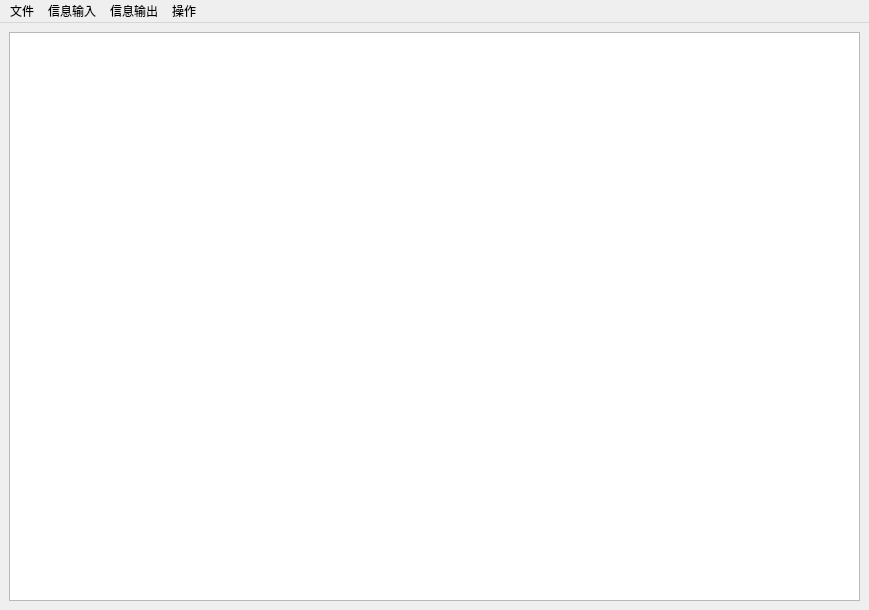
<?xml version="1.0" encoding="UTF-8"?>
<ui version="4.0">
 <class>MainWindow</class>
 <widget class="QMainWindow" name="MainWindow">
  <property name="geometry">
   <rect>
    <x>0</x>
    <y>0</y>
    <width>869</width>
    <height>610</height>
   </rect>
  </property>
  <property name="windowTitle">
   <string>MainWindow</string>
  </property>
  <widget class="QWidget" name="centralwidget">
   <layout class="QVBoxLayout" name="verticalLayout">
    <item>
     <widget class="QTableView" name="managetableView"/>
    </item>
   </layout>
  </widget>
  <widget class="QMenuBar" name="menubar">
   <property name="geometry">
    <rect>
     <x>0</x>
     <y>0</y>
     <width>869</width>
     <height>21</height>
    </rect>
   </property>
   <widget class="QMenu" name="menu">
    <property name="title">
     <string>文件</string>
    </property>
    <addaction name="actionopen"/>
    <addaction name="actionsave"/>
   </widget>
   <widget class="QMenu" name="menu_2">
    <property name="title">
     <string>信息输入</string>
    </property>
    <addaction name="actionadd"/>
    <addaction name="actionaddsalary"/>
   </widget>
   <widget class="QMenu" name="menu_3">
    <property name="title">
     <string>信息输出</string>
    </property>
    <addaction name="actionEmployee"/>
    <addaction name="actionSalary"/>
   </widget>
   <widget class="QMenu" name="menu_4">
    <property name="title">
     <string>操作</string>
    </property>
    <addaction name="actionfind"/>
    <addaction name="actiondelete"/>
   </widget>
   <addaction name="menu"/>
   <addaction name="menu_2"/>
   <addaction name="menu_3"/>
   <addaction name="menu_4"/>
  </widget>
  <action name="actionopen">
   <property name="text">
    <string>打开</string>
   </property>
  </action>
  <action name="actionsave">
   <property name="text">
    <string>保存</string>
   </property>
  </action>
  <action name="actionadd">
   <property name="text">
    <string>添加职工信息</string>
   </property>
  </action>
  <action name="actionEmployee">
   <property name="text">
    <string>显示职工信息</string>
   </property>
  </action>
  <action name="actionSalary">
   <property name="text">
    <string>显示工资信息</string>
   </property>
  </action>
  <action name="actionaddsalary">
   <property name="text">
    <string>添加工资信息</string>
   </property>
  </action>
  <action name="actionfind">
   <property name="text">
    <string>查找</string>
   </property>
  </action>
  <action name="actiondelete">
   <property name="text">
    <string>删除</string>
   </property>
  </action>
 </widget>
 <resources/>
 <connections/>
</ui>
